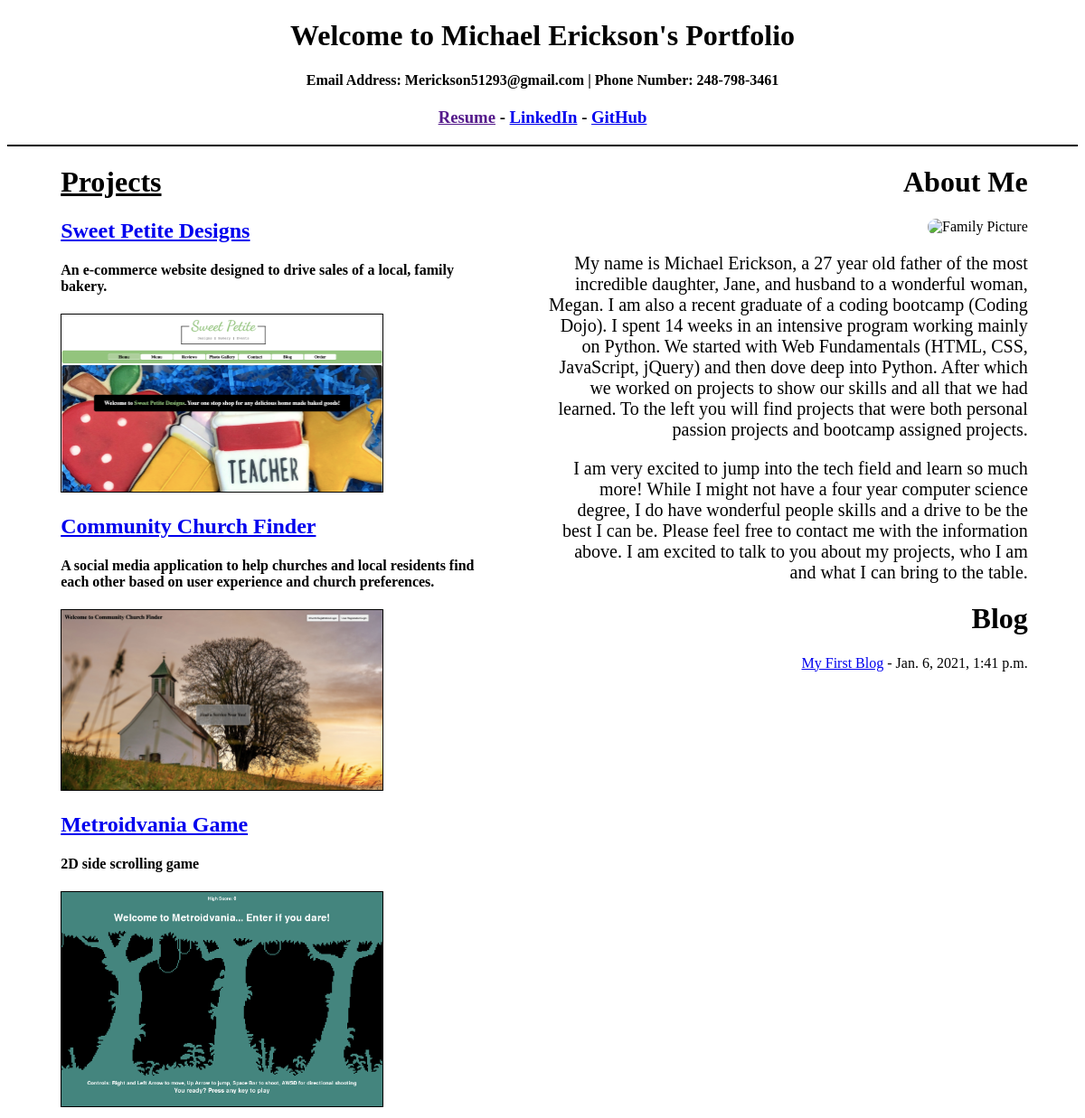
The app's page /, older data.
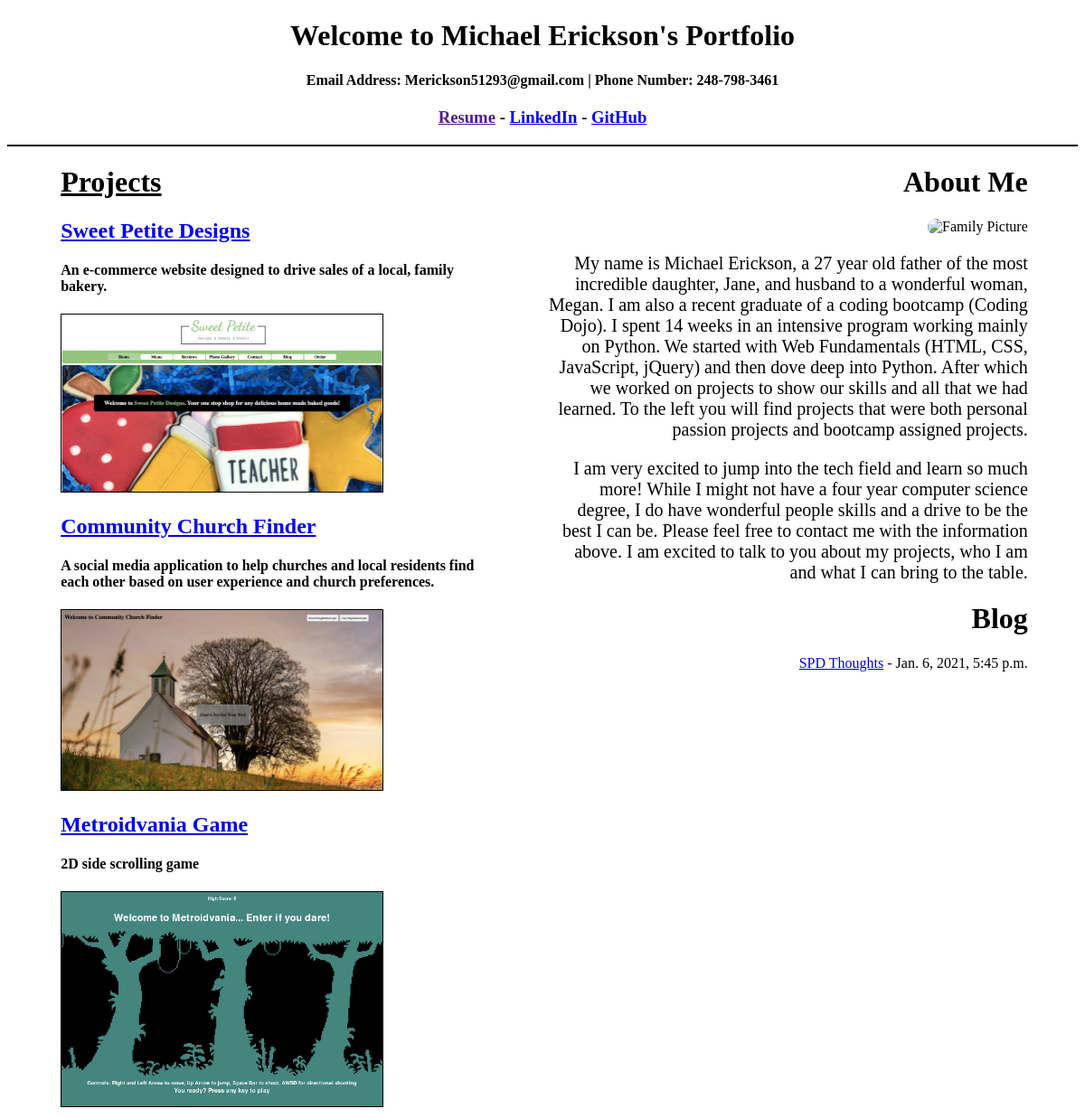
The same page, newer data.
### portfolio_app/models.py (models this page shows, shortened)
class Project(models.Model):
    name = models.CharField(max_length=100)
    short_des = models.CharField(max_length=255)
    tech_used = models.CharField(max_length=400)
    description = models.TextField()
    picture=models.ImageField(upload_to ='img/')
    link=models.CharField(max_length=255)
    created_at=models.DateTimeField(auto_now_add=True)
    updated_at=models.DateTimeField(auto_now=True)

class Blog(models.Model):
    title = models.CharField(max_length=100)
    post = models.TextField()
    proj_blog = models.ForeignKey(Project, related_name="project_blog", on_delete=models.CASCADE)
    created_at=models.DateTimeField(auto_now_add=True)
    updated_at=models.DateTimeField(auto_now=True)

### portfolio_app/views.py (the view)
# urls.py: path('', views.index),
def index(request):
    context={
        "blogs":Blog.objects.all(),
        "project":Project.objects.all()
    }
    return render(request, "index.html", context)

### portfolio_app/templates/index.html (shortened to what this page needs)
<!DOCTYPE html>
<html lang="en">
<head>
    {% load static %}
    <link rel="stylesheet" href="{% static 'css/index.css' %}">
</head>
<body>
    <div id="top">
        <h1>Welcome to Michael Erickson's Portfolio</h1>
        <h4>Email Address: Merickson51293@gmail.com | Phone Number: 248-798-3461</h4>
        <h3><a href="">Resume</a> - <a href="https://www.linkedin.com/in/michael-erickson512/" target="blank">LinkedIn</a> - <a href="https://github.com/merickson51293" target="blank">GitHub</a></h3>
    </div>
    <div id="sites">
        <h1 style="text-decoration: underline;">Projects</h1>
        {% for project in project %}
        <a href="/proj_page/{{project.id}}"><h2>{{project.name}}</h2></a>
        <h4>{{project.short_des}}</h4>
        <img src="{{project.picture.url}}" alt="{{project.name}}">
        {% endfor %}
    </div>
    <div id="personal">
        <h1>About Me</h1>
        <img src="{% static 'img/family.jpeg' %}" alt="Family Picture">
        <p>My name is Michael Erickson, a 27 year old father of the most incredible daughter, Jane, and husband to a wonderful woman, Megan. I am also a recent graduate of a coding bootcamp (Coding Dojo). I spent 14 weeks in an intensive program working mainly on Python. We started with Web Fundamentals (HTML, CSS, JavaScript, jQuery) and then dove deep into Python. After which we worked on projects to show our skills and all that we had learned. To the left you will find projects that were both personal passion projects and bootcamp assigned projects. </p>
        <p>I am very excited to jump into the tech field and learn so much more! While I might not have a four year computer science degree, I do have wonderful people skills and a drive to be the best I can be. Please feel free to contact me with the information above. I am excited to talk to you about my projects, who I am and what I can bring to the table.</p>
        <h1>Blog</h1>
        {% for blogs in blogs %}
        <a href="/blog_post/{{blogs.id}}">{{blogs.title}}</a> - {{blogs.created_at}}
        {% endfor %}
    </div>
</body>
</html>

### portfolio_app/static/css/index.css (style rules this page uses)
#top { text-align: center; border-bottom: 2px solid black }
#sites { display: inline-block; width: 40%; padding-left: 5%; }
#sites > img { width: 75%; border: black 1px solid; }
#personal { display: inline-block; width: 45%; padding-left: 5%; text-align:right; vertical-align: top; }
#personal > p { font-size: 20px; }
#personal > img { width: 50%; border-radius: 10px; }

Row changes from the older to the newer data that the page shows:
removed Blog: title "My First Blog", created_at "Jan. 6, 2021, 1:41 p.m."
added Blog: title "SPD Thoughts", created_at "Jan. 6, 2021, 5:45 p.m."
